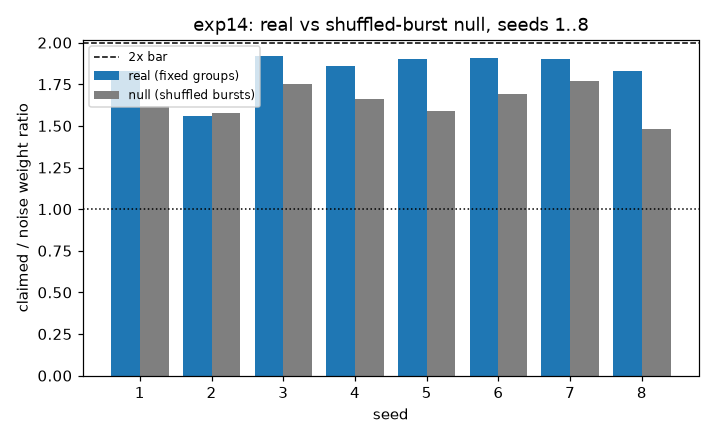

Python code for this plot:
"""Experiment 14: a shuffled-burst NULL for the ~1.9x claimed/noise ratio (pre-registered: PREREG_exp14_shuffled_null.md).

WHY. exp7-12 stall at a ratio of ~1.5-1.9x against the 2x bar, and none of them measured what ratio the scoring
gives with NO pattern to learn. nootxlm (HF 191599 #2, 2026-11-09) proposed the test: same seeds, same Poisson
streams, but no 20 inputs ever burst together; score exactly as now; the gap to the real run is the learning.

THE ONE CHANGE (null vs real): which inputs each burst fires.
  real: one of the three fixed groups (0-19, 20-39, 40-59) -- exactly exp11's "direct" arm.
  null: 20 inputs drawn at random, without replacement, from 0-59, from a SEPARATE random stream (1000 + seed), so
        the main stream (group draw, jitter) is consumed identically and every input in 0-59 still bursts with
        probability 1/3. Burst times, jitter, noise streams and everything downstream are unchanged.
Scoring is exp11's, unchanged. The reading rule is in the pre-registration, fixed before this file existed.
Run:  .venv\\Scripts\\python.exe exp14_shuffled_null.py      Out: exp14_out.txt (by redirect), exp14_shuffled_null.png
"""
import matplotlib
matplotlib.use("Agg")
import matplotlib.pyplot as plt
import numpy as np
from brian2 import (network_operation, Hz, Network, NeuronGroup, PoissonGroup, SpikeGeneratorGroup, SpikeMonitor,
                    Synapses, ms, mV, prefs, second, seed as br_seed, start_scope)

prefs.codegen.target = "numpy"
N, K, DUR = 100, 3, 120 * second
GROUPS = [range(0, 20), range(20, 40), range(40, 60)]
SEEDS = list(range(1, 9))
EXP11_DIRECT = {1: 1.83, 2: 1.56, 3: 1.92, 4: 1.86, 5: 1.9, 6: 1.91, 7: 1.9, 8: 1.83}   # exp11_out.txt, as printed


def run_once(s, cond):
    """One run at seed s. cond in {'real','null'}. Returns (a_and_b, claimer, spikes, ratio)."""
    start_scope()
    br_seed(s)
    rng = np.random.default_rng(s)
    shuf = np.random.default_rng(1000 + s)               # the null's own stream; unused (but harmless) for 'real'

    noise = PoissonGroup(N, rates=5 * Hz)
    times, idx = [], []
    for t in np.arange(0.05, float(DUR / second), 0.25):
        g = rng.integers(K)
        members = GROUPS[g] if cond == "real" else shuf.choice(60, size=20, replace=False)
        for i in members:
            times.append(t + rng.normal(0, 0.002)); idx.append(int(i))
    o = np.argsort(times)
    pattern = SpikeGeneratorGroup(N, np.array(idx)[o], np.array(times)[o] * second)

    out = NeuronGroup(K, """dv/dt = -v / (10*ms) : volt
                            dtheta/dt = -theta / (2000*ms) : volt""",
                      threshold="v > 5*mV + theta", reset="v = 0*mV; theta += 1*mV", method="exact")
    inhib = Synapses(out, out, on_pre="v_post = clip(v_post - 6*mV, -6*mV, 100*mV)")
    inhib.connect(condition="i != j")

    taupre = taupost = 20 * ms
    wmax, Apre = 2.0, 0.01
    Apost = -Apre * 1.05
    stdp = """w : 1
              dapre/dt = -apre / taupre : 1 (event-driven)
              dapost/dt = -apost / taupost : 1 (event-driven)"""
    on_pre = "v_post += w * mV\napre += Apre\nw = clip(w + apost, 0, wmax)"
    on_post = "apost += Apost\nw = clip(w + apre, 0, wmax)"
    syns = []
    for src in (noise, pattern):
        syn = Synapses(src, out, stdp, on_pre=on_pre, on_post=on_post)
        syn.connect()
        syn.w = "rand() * 0.6"
        syns.append(syn)

    state = {"targets": None}

    @network_operation(dt=100 * ms)
    def normalise():
        tot = np.zeros(K)
        for syn in syns:
            np.add.at(tot, np.array(syn.j), np.array(syn.w))
        if state["targets"] is None:
            state["targets"] = tot.copy()
            return
        for syn in syns:
            j = np.array(syn.j)
            syn.w = np.array(syn.w) * (state["targets"][j] / np.maximum(tot[j], 1e-9))

    spk = SpikeMonitor(out)
    net = Network(noise, pattern, out, inhib, syns[0], syns[1], spk, normalise)
    net.run(DUR)

    W = np.zeros((K, N))
    for syn in syns:
        W[np.array(syn.j), np.array(syn.i)] += np.array(syn.w)
    mean_on = np.array([[W[k, list(g)].mean() for g in GROUPS] for k in range(K)])
    noise_w = W[:, 60:].mean(1)
    claimer = mean_on.argmax(0)
    a = len(set(claimer.tolist())) == K
    b = all(mean_on[claimer[g], g] > 2 * noise_w[claimer[g]] for g in range(K))
    ratio = float(np.mean([mean_on[claimer[g], g] / max(noise_w[claimer[g]], 1e-9) for g in range(K)]))
    return bool(a and b), claimer.tolist(), [int((np.array(spk.i) == k).sum()) for k in range(K)], round(ratio, 2)


def _driver():
    import os
    from multiprocessing import Pool
    tasks = [(s, c) for s in SEEDS for c in ("real", "null")]
    nworkers = max(1, int(os.environ.get("EXP14_WORKERS", "4")))
    print("exp14: shuffled-burst null vs real, seeds %s (reading rule fixed first in PREREG_exp14; "
          "%d parallel workers, numpy backend)\n" % (SEEDS, nworkers))
    with Pool(nworkers) as pool:
        out = pool.starmap(run_once, tasks)
    res = {t: r for t, r in zip(tasks, out)}

    real, null, gaps, repro = [], [], [], []
    for s in SEEDS:
        rok, rclaim, rspk, rr = res[(s, "real")]
        nok, nclaim, nspk, nr = res[(s, "null")]
        real.append(rr); null.append(nr); gaps.append(round(rr - nr, 2)); repro.append(rr == EXP11_DIRECT[s])
        print(f"seed {s}: real {'PASS' if rok else 'fail'} claim={rclaim} spk={rspk} ratio={rr}  |  "
              f"null {'PASS' if nok else 'fail'} claim={nclaim} spk={nspk} ratio={nr}  |  gap={round(rr - nr, 2)}")

    mr, mn = float(np.mean(real)), float(np.mean(null))
    pos = sum(1 for g in gaps if g > 0)
    print(f"\nREPRODUCTION: real ratios equal exp11 direct on {sum(repro)}/{len(SEEDS)} seeds")
    print(f"mean real {mr:.3f} ; mean null {mn:.3f} ; null/real {mn / mr:.3f} ; gap > 0 on {pos}/{len(SEEDS)} seeds")
    if pos >= 7 and mn <= 1.3:
        verdict = "MOSTLY PATTERN LEARNING (gap > 0 on >= 7/8 AND mean null <= 1.3)"
    elif mn >= 0.8 * mr:
        verdict = "MOSTLY BY CONSTRUCTION (mean null >= 0.8 x mean real)"
    else:
        verdict = "PARTIAL -- numbers only, no verdict"
    print("READING (pre-registered):", verdict)

    fig, ax = plt.subplots(figsize=(6.5, 4))
    x = np.arange(len(SEEDS))
    ax.bar(x - 0.2, real, 0.4, label="real (fixed groups)", color="tab:blue")
    ax.bar(x + 0.2, null, 0.4, label="null (shuffled bursts)", color="tab:gray")
    ax.axhline(2.0, ls="--", c="k", lw=1, label="2x bar")
    ax.axhline(1.0, ls=":", c="k", lw=1)
    ax.set_xticks(x); ax.set_xticklabels([str(s) for s in SEEDS]); ax.set_xlabel("seed")
    ax.set_ylabel("claimed / noise weight ratio"); ax.legend(fontsize=8)
    ax.set_title("exp14: real vs shuffled-burst null, seeds 1..8")
    plt.tight_layout(); plt.savefig("exp14_shuffled_null.png", dpi=110)
    print("saved exp14_shuffled_null.png")


if __name__ == "__main__":
    _driver()
